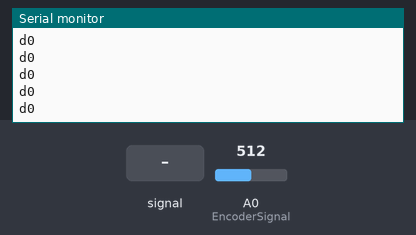
Recording of a sketch running on a simulated Arduino Uno, built with avr-gcc and run on an emulated ATmega328P. On the bench: the last lines printed to the serial monitor. The inputs (shaded band) are chosen by the test bench; at power-on: A0 (EncoderSignal) = 512.

Above: at 1.2 s.
1.3 s: A0 (EncoderSignal) fed a 200 Hz sine of ±81 counts around its level
At 2.0 s:
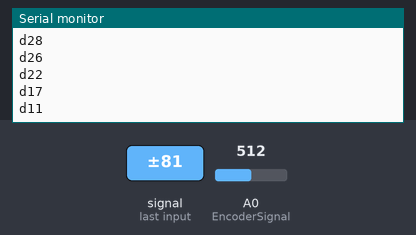
2.8 s: A0 (EncoderSignal) set to 716
At 3.4 s:
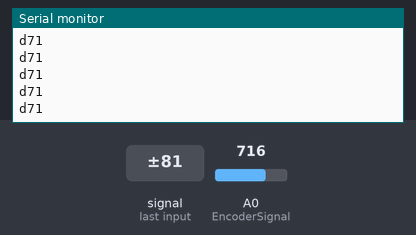
4.3 s: A0 (EncoderSignal) fed a 1000 Hz sine of ±255 counts around its level
At 5.0 s:
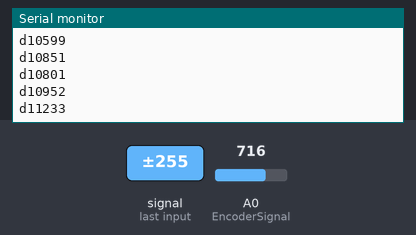
5.8 s: A0 (EncoderSignal) set to 900
At 6.4 s:
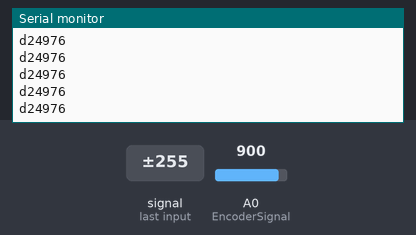
Timing chart, 0 to 8.3 s (numbered marks = the images above; inputs shaded):
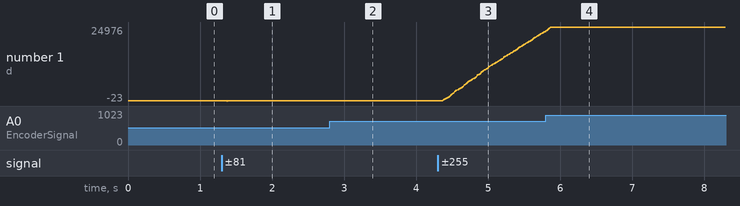

The sketch:

ThroughShaftEncoder.ino
```cpp
#include <SoftwareSerial.h>

//SoftwareSerial mySerial(2, 3); // RX, TX

const int EncoderSignal = A0;
const int maxAnalog = 1023;
const int BAUD_RATE = 9600;

double currReading = 0;
double lastReading = 0;
double currAngle = 0.0;
double delta = 0;

int angleTolerance = 60;

void setup() {
  pinMode(EncoderSignal, INPUT);
  //mySerial.begin(BAUD_RATE); //UNCOMMENT ME!!!
  Serial.begin(BAUD_RATE);
  while (!Serial) {
    ;
  }
  initAngle();
}

void loop() {
  currReading = GetAngle();
  delta = currReading - lastReading;

  if (delta < -angleTolerance) {
    delta = delta + 360;
    }
  /*else if (delta > angleTolerance) {
    delta = delta - 360;
    }*/ //With current config, number should always be increasing.

  currAngle += delta;
  toJetson(currAngle);

  //Serial.write('a');
  //Serial.println(currAngle);
  //Serial.println('d',currAngle);
  lastReading = currReading;
}

double GetAngle(){
  return (double)analogRead(EncoderSignal) / maxAnalog * 360;
}

void toJetson(int angle){
  Serial.print('d');
  Serial.println(angle);
}

int initAngle(){
  delta = 100;
  lastReading = GetAngle();
  delay(1);
  while (delta > 1 || delta < -1){
    currReading = GetAngle();
    delta = currReading - lastReading;
    lastReading = currReading;
    }
  return currReading;
}

double toRadians(int angle){
  return (double)angle / 180 * 3.141592;
  }
```

Measured:
- after the input at 1.3 s, the serial monitor: prints a new line after 0.07 s (image 1)
- after the input at 2.8 s, the serial monitor: prints a new line after 0.07 s (image 2)
- after the input at 4.3 s, the serial monitor: prints a new line after 0.07 s (image 3)
- plotted number 1: 0 → 18 after the input at 1.3 s, 18 → 71 after the input at 2.8 s, 71 → 23559 after the input at 4.3 s
